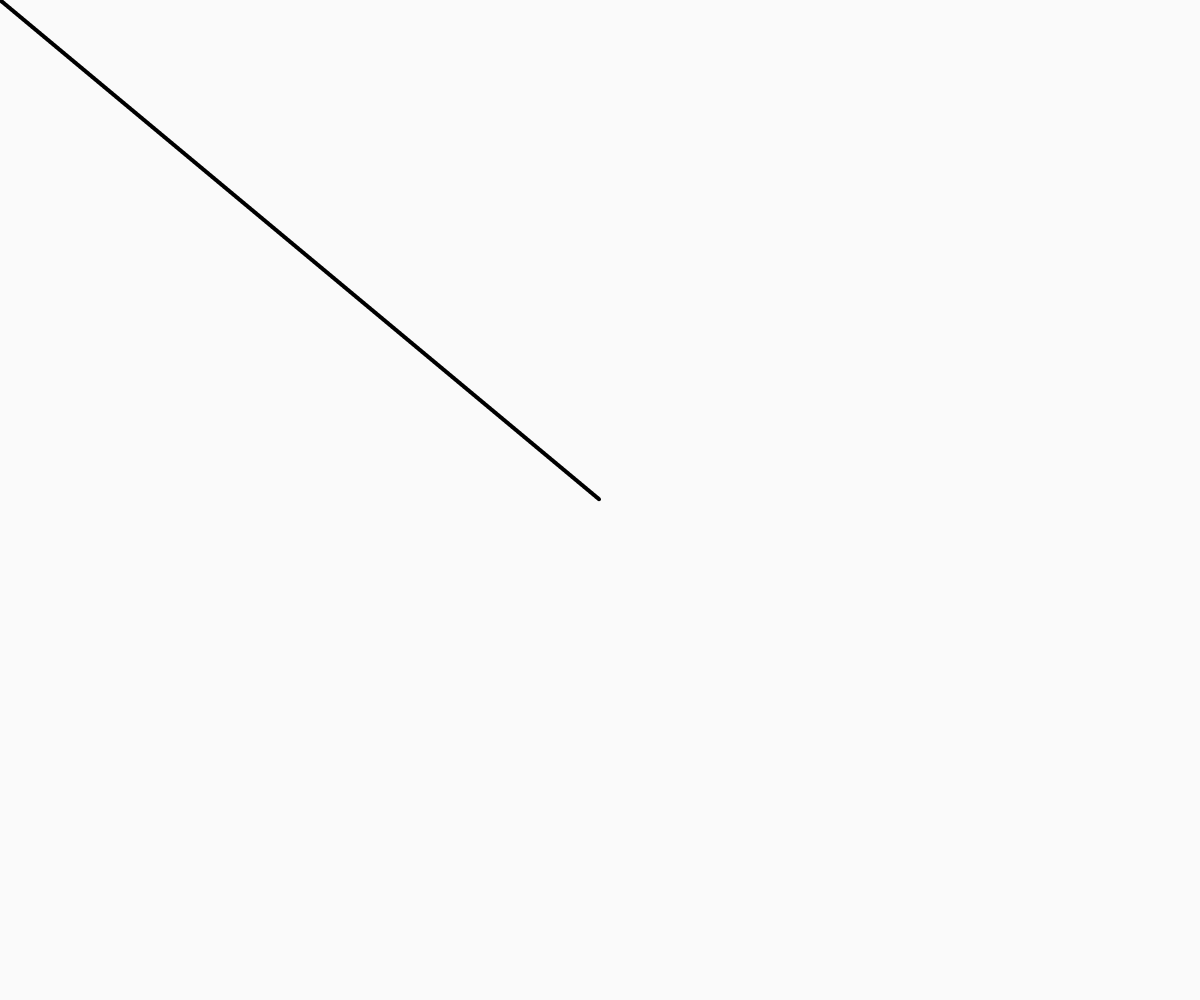
Frame 1 (no input)
Frame 60 (no input): identical to frame 1, image omitted
Frame 120 (the mouse pressed at the canvas centre since frame 60): blank canvas, image omitted

The p5.js sketch that drew this single still picture (run headless with seeded random() and noise() and a simulated clock; from frame 60 on, the mouse is pressed at the canvas centre):

// p5.js sketch
// ── sketch.js
function setup() {
  createCanvas(windowWidth, windowHeight);
}

function draw() {
  background(250);
  fill(0);
  strokeWeight(4);
  
  let ax = width /2;  let ay = height /2;
  let bx = mouseX;    let by = mouseY;
  
  if (bx < ax) {
    let temp = ax;
    ax = bx;
    bx = temp;
    
    temp = ay;
    ay = by;
    by = temp;
  }
  
  let m = (ay - by) / (ax - bx);
  
  for (x = ax; x < bx; x++) {
    let y = m * (x - ax) + ay;
    
    point(x, y);
    print(x, y);
  }
}
